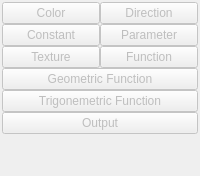
  <widget class="QDockWidget" name="nodes_window">
   <property name="enabled">
    <bool>true</bool>
   </property>
   <property name="floating">
    <bool>true</bool>
   </property>
   <property name="windowTitle">
    <string>Nodes</string>
   </property>
   <attribute name="dockWidgetArea">
    <number>4</number>
   </attribute>
   <widget class="QWidget" name="dockWidgetContents_6">
    <property name="enabled">
     <bool>false</bool>
    </property>
    <layout class="QGridLayout" name="gridLayout_27">
     <property name="margin">
      <number>2</number>
     </property>
     <property name="spacing">
      <number>0</number>
     </property>
     <item row="0" column="0">
      <widget class="QPushButton" name="color_button">
       <property name="text">
        <string>Color</string>
       </property>
      </widget>
     </item>
     <item row="0" column="1">
      <widget class="QPushButton" name="direction_button">
       <property name="text">
        <string>Direction</string>
       </property>
      </widget>
     </item>
     <item row="1" column="0">
      <widget class="QPushButton" name="constant_button">
       <property name="text">
        <string>Constant</string>
       </property>
      </widget>
     </item>
     <item row="1" column="1">
      <widget class="QPushButton" name="parameter_button">
       <property name="text">
        <string>Parameter</string>
       </property>
      </widget>
     </item>
     <item row="2" column="0">
      <widget class="QPushButton" name="texture_button">
       <property name="text">
        <string>Texture</string>
       </property>
      </widget>
     </item>
     <item row="2" column="1">
      <widget class="QPushButton" name="function_button">
       <property name="text">
        <string>Function</string>
       </property>
      </widget>
     </item>
     <item row="4" column="0" colspan="2">
      <widget class="QPushButton" name="trigonemetric_function_button">
       <property name="text">
        <string>Trigonemetric Function</string>
       </property>
      </widget>
     </item>
     <item row="7" column="0">
      <spacer name="verticalSpacer_13">
       <property name="orientation">
        <enum>Qt::Vertical</enum>
       </property>
       <property name="sizeHint" stdset="0">
        <size>
         <width>20</width>
         <height>40</height>
        </size>
       </property>
      </spacer>
     </item>
     <item row="3" column="0" colspan="2">
      <widget class="QPushButton" name="geometric_function_button">
       <property name="text">
        <string>Geometric Function</string>
       </property>
      </widget>
     </item>
     <item row="5" column="0" colspan="2">
      <widget class="QPushButton" name="output_button">
       <property name="text">
        <string>Output</string>
       </property>
      </widget>
     </item>
    </layout>
   </widget>
  </widget>
